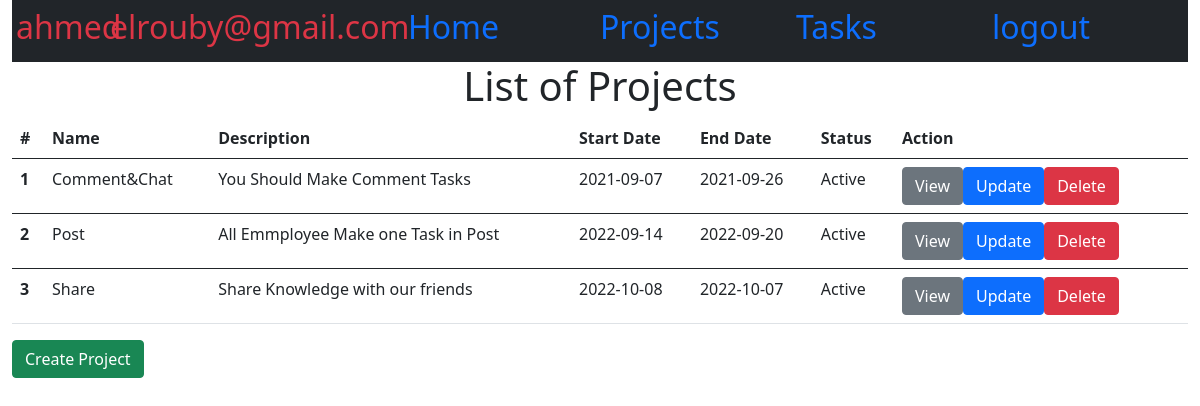
Page /employee_system/project.php (signed in) on the committed database.
### tables this page shows
CREATE TABLE `project` (
  `id` int(11) NOT NULL,
  `name` varchar(255) NOT NULL,
  `description` varchar(255) NOT NULL,
  `start_date` date NOT NULL,
  `end_date` date NOT NULL,
  `employee_id` int(11) NOT NULL,
  `created_at` timestamp NOT NULL DEFAULT CURRENT_TIMESTAMP,
  `updated_at` timestamp NOT NULL DEFAULT CURRENT_TIMESTAMP,
  `status` tinyint(4) NOT NULL DEFAULT '0'
);

### employee_system/app/database/models/Project.php (called while the page is built, shortened)
<?php
require_once __DIR__ ."\..\config\connection.php";
class Project extends connection implements crud
{
    private $id;
    public function read()
    {
        $this->id?$query="SELECT * FROM `project` where id=".$this->id:$query="SELECT * FROM `project`";
        return $this->runDQL($query);
    }
}

### employee_system/app/database/config/connection.php (called while the page is built, shortened)
<?php
class connection {
    private $hostname = 'localhost';
    private $username = 'root';
    private $password = '20160020';
    private $database = 'employee_system';
    private $connection;
    function __construct()
    {
        $this->connection = new mysqli($this->hostname,$this->username,$this->password,$this->database);
    }
    public function runDQL($query)
    {
        $result = $this->connection->query($query);
        if($result->num_rows > 0){
            return $result;
        }else{
            return [];
        }
    }
}

### employee_system/project.php (the view, shortened to what this page needs)
<?php
include "views/layouts/header.php";
include 'app/database/models/Project.php';
$project =new Project;
$Projects=$project->read();
$counter=1;
echo '<h1 class="text-center">List of Projects</h1><table class="table">
<thead>
  <tr>
    <th scope="col">#</th>
    <th scope="col">Name</th>
    <th scope="col">Description</th>
    <th scope="col">Start Date</th>
    <th scope="col">End Date</th>
    <th scope="col">Status</th>
    <th scope="col">Action</th>
  </tr>
</thead>';
foreach($Projects as $Project)
{
    echo '<tbody>
<tr>
  <th class="col" scope="row">'.$counter.'</th>
  <td class="col">'.$Project["name"].'</td>
  <td class="col">'.$Project["description"].'</td>
  <td class="col">'.$Project["start_date"].'</td>
  <td class="col">'.$Project["end_date"].'</td>
  <td class="col">';
  if($Project["status"]==0)
  {
    echo "Not Active";
  }
  else
  {
    echo "Active";
  }
  echo'</td>
  <td class="col-3"><a class="btn btn-secondary" href="project_view.php?pn='.$Project["id"].'">View</a><a class="btn btn-primary" href="project_update.php?pn='.$Project["id"].'">Update</a><a class="btn btn-danger" href="project_delete.php?pn='.$Project["id"].'">Delete</a></td>
</tr>
</tbody>';
$counter++;
}
echo'</table>
<a class="btn btn-success" href="project_create.php"> Create Project</a>';
?>

### rows in the picture
project: name "Comment&Chat", description "You Should Make Comment Tasks", start_date "2021-09-07", end_date "2021-09-26", status "Active"
project: name "Post", description "All Emmployee Make one Task in Post", start_date "2022-09-14", end_date "2022-09-20", status "Active"
project: name "Share", description "Share Knowledge with our friends", start_date "2022-10-08", end_date "2022-10-07", status "Active"

### other values in the picture
$_SESSION['user']->name "ahmed"
$_SESSION['user']->email "elrouby@gmail.com"
